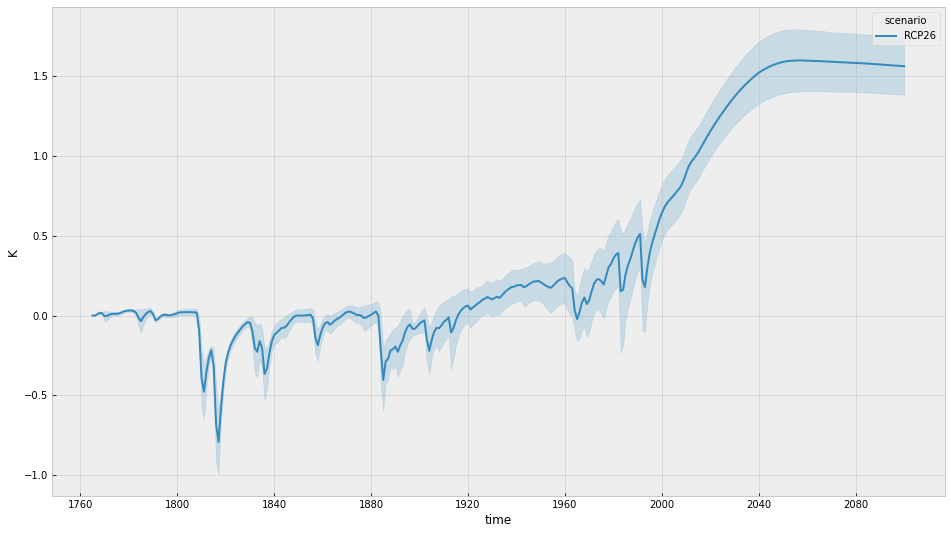

Write the Python code that produced this figure.
from pymagicc import MAGICC6
from pymagicc import rcp26

import matplotlib.pyplot as plt

plt.style.use("bmh")

with MAGICC6() as magicc:
    results = magicc.run(rcp26)
    
plt.figure(figsize=(16, 9))
results.filter(variable="*Temperature*").line_plot(x="time");
